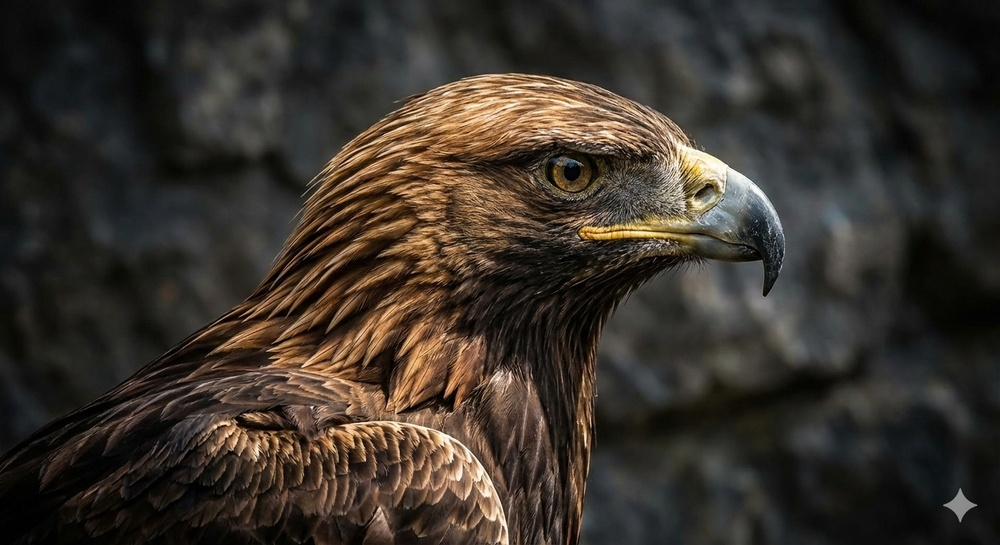
#> input picture e.jpg, 1000 x 545 px, shrunk from 1408 x 768 before the run, found by its file name
$ python 19-8.py
#> lines starting #> are read from the running program, lines starting #| are printed output that depends on the picture
import cv2
import matplotlib.pyplot as plt
#直方圖均衡化

src=cv2.imread("e.jpg",cv2.IMREAD_COLOR)
#> src is the input picture: shape (545, 1000, 3); mean B, G, R 42.6, 49.9, 56.7
cv2.imshow("src",src)
b=cv2.calcHist([src],[0],None,[256],[0,256])#B 通道統計資料
#> b = 256 values, max 11486 at index 0, min 1 at index 254, mean 2128.9
g=cv2.calcHist([src],[1],None,[256],[0,256])#G 通道統計資料
#> g = 256 values, max 8597 at index 27, min 14 at index 254, mean 2128.9
r=cv2.calcHist([src],[2],None,[256],[0,256])#R 通道統計資料
#> r = 256 values, max 8540 at index 29, min 162 at index 254, mean 2128.9

plt.plot(b, color="blue",label="B channel")#用plot繪製B通道
plt.plot(g, color="green",label="G channel")#用plot繪製G通道
plt.plot(r, color="red",label="R channel")#用plot繪製R通道
plt.legend(loc="best")
plt.show()
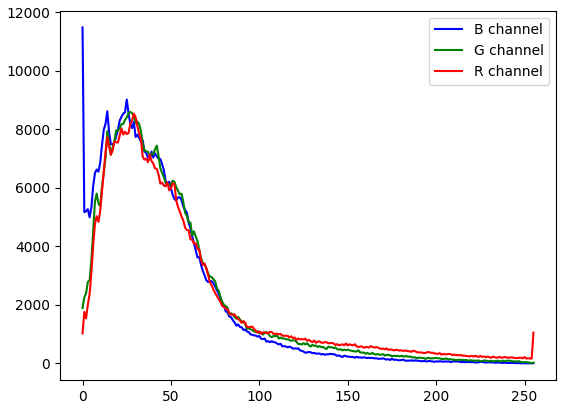
#> figure drawn by matplotlib, 1 panel; curve peaks at x = 0, y = 11486; curve peaks at x = 27, y = 8597; curve peaks at x = 29, y = 8540
